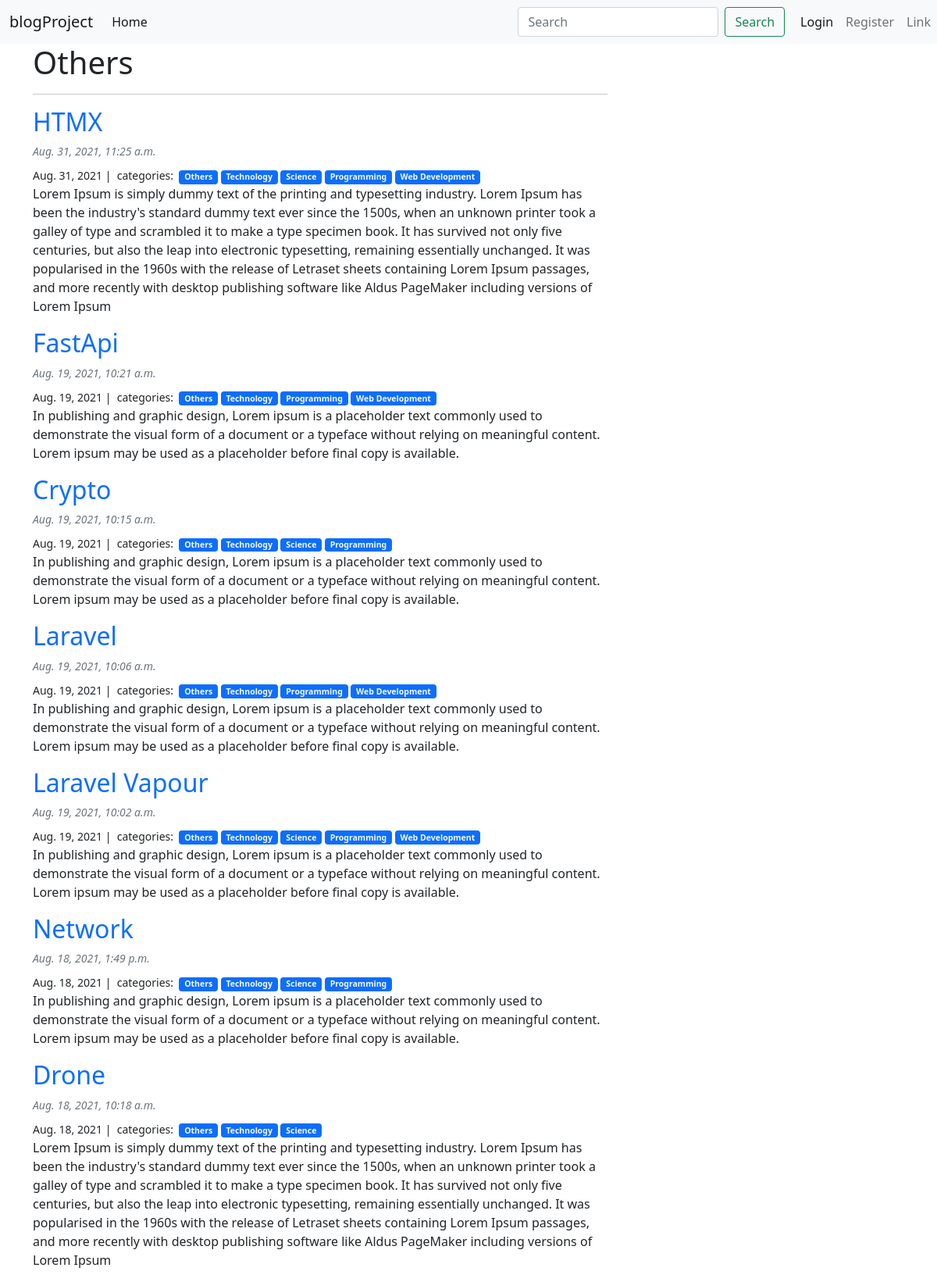
Page /Others/ on the committed database.
### blog_post/models.py (models this page shows, shortened)
class Category(models.Model):
  name = models.CharField(max_length=20)

class Post(models.Model):
  title = models.CharField(max_length=255)
  created_by = models.ForeignKey(Account, on_delete=models.CASCADE)
  body  = models.TextField()
  created = models.DateTimeField(auto_now_add=True)
  last_modified = models.DateTimeField(auto_now=True)
  image         = models.ImageField(default='post_pics/default.jpg',upload_to='post_pics',null=True,blank=True)
  categories = models.ManyToManyField('Category',related_name='posts')

### blog_post/views.py (the view)
# urls.py: path('<category>/',views.blog_category,name="blog_category"),
def blog_category(request, category):
  posts = Post.objects.filter(
    categories__name__contains=category
  ).order_by('-created')
  context = {
    'category':category,
    'posts':posts
  }
  return render(request,'post/blog_category.html',context)

### templates/post/blog_category.html
{% extends 'base.html' %}
{% block content %}
<div class="container">
  <div class="row">
    <div class="col-md-8">
      <h1>{{ category | title }}</h1>
      <hr>
      {% for post in posts %}
      <h2> <a class="text-decoration-none " href="{% url 'blog_post:blog_detail'  post.id %}">{{ post.title }}</a> </h2>
      <small>
        <div class="text-muted fst-italic mb-2">{{ post.created }}</div>
        {{ post.created.date }} |&nbsp;
        categories:&nbsp;
        {% for category in post.categories.all %}
        <a class="badge bg-primary text-decoration-none link-light" href="{% url 'blog_post:blog_category' category.name %}">
          {{ category.name }}
        </a>
        {% endfor %}
      </small>
       <p>{{ post.body }}</p>
      {% endfor %}
    </div>
  </div>
</div>
{% endblock %}

### rows in the picture
Category: name "Others"
Post: title "HTMX", created "Aug. 31, 2021, 11:25 a.m.", created "Aug. 31, 2021", body "Lorem Ipsum is simply dummy text of the printing and typesetting industry. Lorem Ipsum has been the industry's standard dummy text ever since the 1500s, when an unknown printer took a galley of type and scrambled it to make a type specimen book. It has survived not only five centuries, but also the leap into electronic typesetting, remaining essentially unchanged. It was popularised in the 1960s with the release of Letraset sheets containing Lorem Ipsum passages, and more recently with desktop publishing software like Aldus PageMaker including versions of Lorem Ipsum"
Category: name "Technology"
Category: name "Science"
Category: name "Programming"
Category: name "Web Development"
Post: title "FastApi", created "Aug. 19, 2021, 10:21 a.m.", created "Aug. 19, 2021", body "In publishing and graphic design, Lorem ipsum is a placeholder text commonly used to demonstrate the visual form of a document or a typeface without relying on meaningful content. Lorem ipsum may be used as a placeholder before final copy is available."
Post: title "Crypto", created "Aug. 19, 2021, 10:15 a.m.", created "Aug. 19, 2021", body "In publishing and graphic design, Lorem ipsum is a placeholder text commonly used to demonstrate the visual form of a document or a typeface without relying on meaningful content. Lorem ipsum may be used as a placeholder before final copy is available."
Post: title "Laravel", created "Aug. 19, 2021, 10:06 a.m.", created "Aug. 19, 2021", body "In publishing and graphic design, Lorem ipsum is a placeholder text commonly used to demonstrate the visual form of a document or a typeface without relying on meaningful content. Lorem ipsum may be used as a placeholder before final copy is available."
Post: title "Laravel Vapour", created "Aug. 19, 2021, 10:02 a.m.", created "Aug. 19, 2021", body "In publishing and graphic design, Lorem ipsum is a placeholder text commonly used to demonstrate the visual form of a document or a typeface without relying on meaningful content. Lorem ipsum may be used as a placeholder before final copy is available."
Post: title "Network", created "Aug. 18, 2021, 1:49 p.m.", created "Aug. 18, 2021", body "In publishing and graphic design, Lorem ipsum is a placeholder text commonly used to demonstrate the visual form of a document or a typeface without relying on meaningful content. Lorem ipsum may be used as a placeholder before final copy is available."
Post: title "Drone", created "Aug. 18, 2021, 10:18 a.m.", created "Aug. 18, 2021", body "Lorem Ipsum is simply dummy text of the printing and typesetting industry. Lorem Ipsum has been the industry's standard dummy text ever since the 1500s, when an unknown printer took a galley of type and scrambled it to make a type specimen book. It has survived not only five centuries, but also the leap into electronic typesetting, remaining essentially unchanged. It was popularised in the 1960s with the release of Letraset sheets containing Lorem Ipsum passages, and more recently with desktop publishing software like Aldus PageMaker including versions of Lorem Ipsum"
